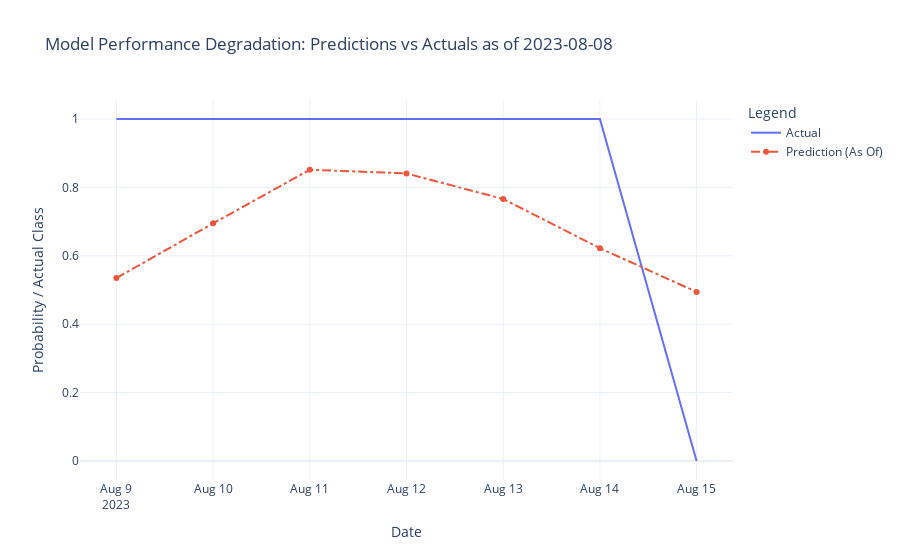

Notebook code for this chart:
### Code cell
# Create a Plotly graph object
fig = go.Figure()

# Add the actuals as a line
fig.add_trace(
    go.Scatter(
        x=plot_df["timestamp"],
        y=plot_df["significant_drop"],
        mode="lines",
        name="Actual",
    )
)

# Add the predictions as a line
fig.add_trace(
    go.Scatter(
        x=plot_df["timestamp"],
        y=plot_df["class_1.0"],
        mode="lines+markers",
        name="Prediction (As Of)",
        line=dict(dash="dashdot"),
    )
)

# Update layout to match the example
fig.update_layout(
    title="Model Performance Degradation: Predictions vs Actuals as of 2023-08-08",
    xaxis_title="Date",
    yaxis_title="Probability / Actual Class",
    legend_title="Legend",
    template="plotly_white",
)

# Show the figure
fig.show()

### Figure 1 — Plotly figure (JSON) as saved in the notebook; plotly's stock layout.template omitted (floating-point values rounded to 4 significant figures)
{"data": [{"mode": "lines", "name": "Actual", "type": "scatter", "x": ["2023-08-09T00:00:00+00:00", "2023-08-10T00:00:00+00:00", "2023-08-11T00:00:00+00:00", "2023-08-12T00:00:00+00:00", "2023-08-13T00:00:00+00:00", "2023-08-14T00:00:00+00:00", "2023-08-15T00:00:00+00:00"], "y": [1, 1, 1, 1, 1, 1, 0]}, {"line": {"dash": "dashdot"}, "mode": "lines+markers", "name": "Prediction (As Of)", "type": "scatter", "x": ["2023-08-09T00:00:00+00:00", "2023-08-10T00:00:00+00:00", "2023-08-11T00:00:00+00:00", "2023-08-12T00:00:00+00:00", "2023-08-13T00:00:00+00:00", "2023-08-14T00:00:00+00:00", "2023-08-15T00:00:00+00:00"], "y": [0.535, 0.6949, 0.8515, 0.8409, 0.766, 0.6224, 0.4943]}], "layout": {"legend": {"title": {"text": "Legend"}}, "title": {"text": "Model Performance Degradation: Predictions vs Actuals as of 2023-08-08"}, "xaxis": {"title": {"text": "Date"}}, "yaxis": {"title": {"text": "Probability / Actual Class"}}}}
